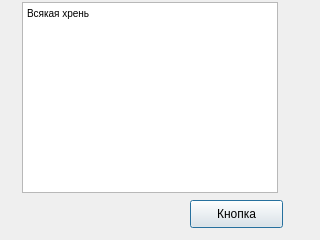
<?xml version="1.0" encoding="UTF-8"?>
<ui version="4.0">
 <class>Dialog</class>
 <widget class="QDialog" name="Dialog">
  <property name="geometry">
   <rect>
    <x>0</x>
    <y>0</y>
    <width>320</width>
    <height>240</height>
   </rect>
  </property>
  <property name="windowTitle">
   <string>Окно</string>
  </property>
  <widget class="QPushButton" name="pushButton">
   <property name="geometry">
    <rect>
     <x>190</x>
     <y>200</y>
     <width>93</width>
     <height>28</height>
    </rect>
   </property>
   <property name="text">
    <string>Кнопка</string>
   </property>
  </widget>
  <widget class="QTextBrowser" name="textBrowser">
   <property name="geometry">
    <rect>
     <x>22</x>
     <y>2</y>
     <width>256</width>
     <height>191</height>
    </rect>
   </property>
   <property name="html">
    <string>&lt;!DOCTYPE HTML PUBLIC &quot;-//W3C//DTD HTML 4.0//EN&quot; &quot;http://www.w3.org/TR/REC-html40/strict.dtd&quot;&gt;
&lt;html&gt;&lt;head&gt;&lt;meta name=&quot;qrichtext&quot; content=&quot;1&quot; /&gt;&lt;style type=&quot;text/css&quot;&gt;
p, li { white-space: pre-wrap; }
&lt;/style&gt;&lt;/head&gt;&lt;body style=&quot; font-family:'MS Shell Dlg 2'; font-size:7.8pt; font-weight:400; font-style:normal;&quot;&gt;
&lt;p style=&quot; margin-top:0px; margin-bottom:0px; margin-left:0px; margin-right:0px; -qt-block-indent:0; text-indent:0px;&quot;&gt;Всякая хрень&lt;/p&gt;&lt;/body&gt;&lt;/html&gt;</string>
   </property>
  </widget>
 </widget>
 <resources/>
 <connections>
  <connection>
   <sender>pushButton</sender>
   <signal>clicked()</signal>
   <receiver>textBrowser</receiver>
   <slot>cut()</slot>
   <hints>
    <hint type="sourcelabel">
     <x>270</x>
     <y>216</y>
    </hint>
    <hint type="destinationlabel">
     <x>259</x>
     <y>87</y>
    </hint>
   </hints>
  </connection>
 </connections>
</ui>
